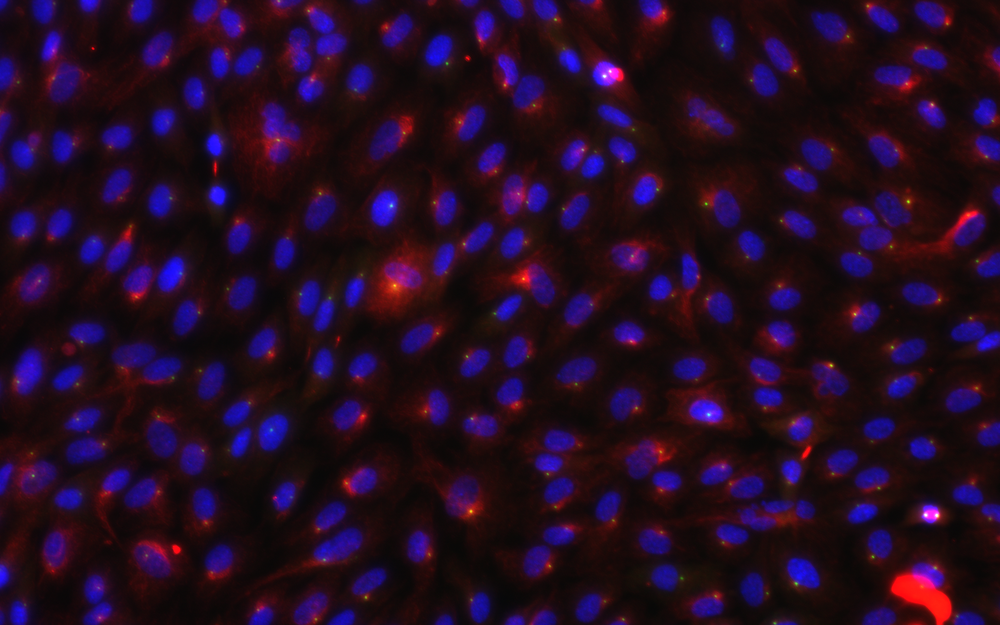
#> input picture IF-images/CiliaFormation/C4_CEP83 KO/C4_CEP83 KO_merged_CH(488, DAPI, 561)_CH.png, 1000 x 625 px, shrunk from 1920 x 1200 before the run, found by its file name
$ python test_coloc.py
#> lines starting #> are read from the running program, lines starting #| are printed output that depends on the picture; after the words box and inside, x2 and y2 are one past the last pixel; in counts of white or black regions, pixels touching at a corner belong together
### image_core/colocalization/metrics.py
import cv2
import numpy as np

def calculate_colocalization(image_path):
    img = cv2.imread(image_path)
#> img is the input picture: shape (625, 1000, 3); mean B, G, R 36.1, 11.5, 35.7
    if img is None or img.shape[2] < 2:
        raise ValueError("Image must be RGB with at least 2 channels.")

    red = img[:, :, 2].astype(float)
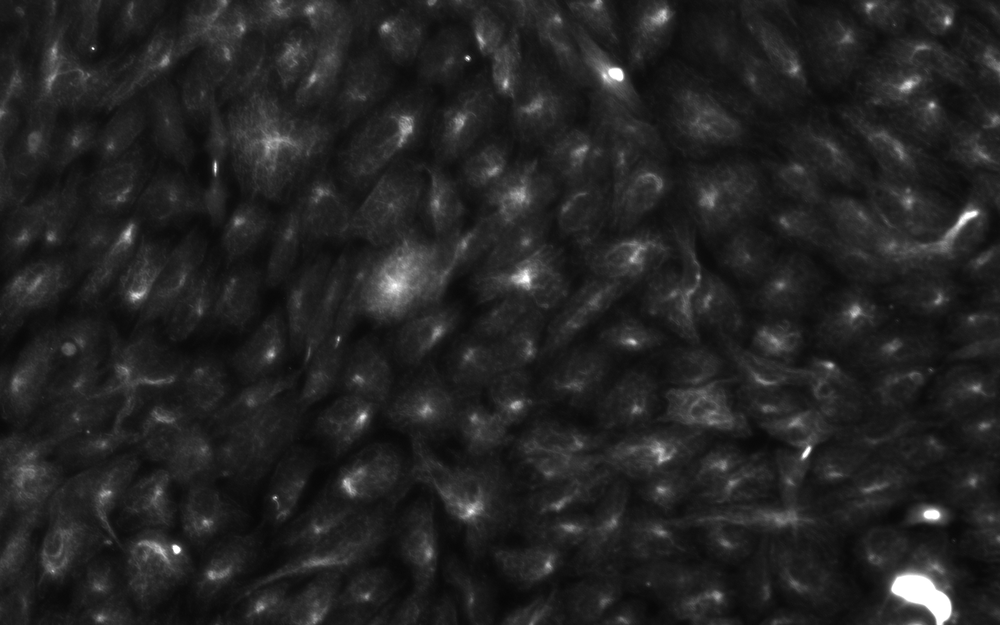
#> red: shape (625, 1000) float64; min 7, max 255, mean 35.7
    green = img[:, :, 1].astype(float)
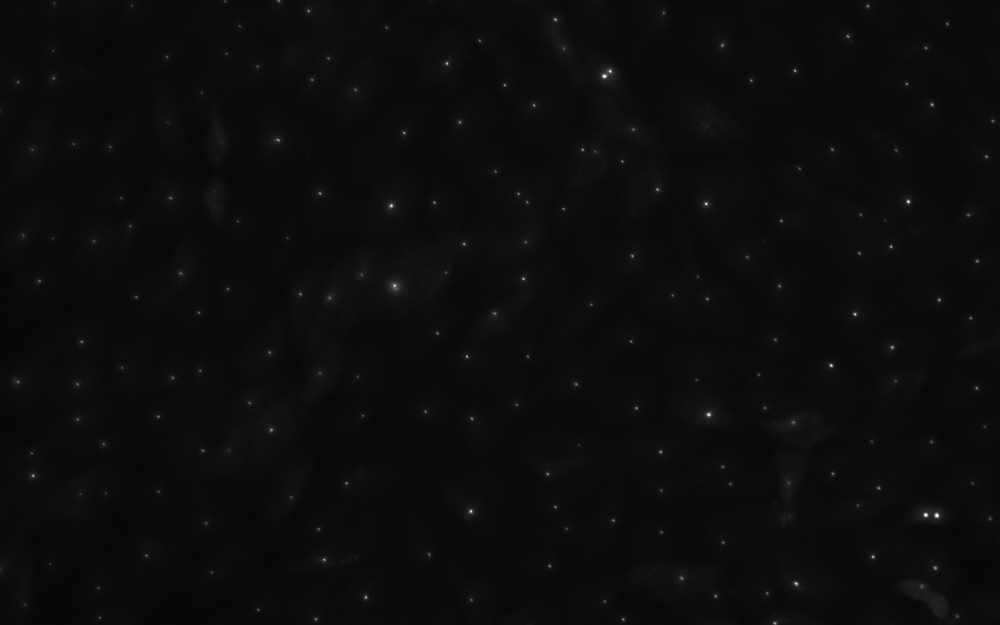
#> green: shape (625, 1000) float64; min 6, max 255, mean 11.5

    # Normalize
    red = (red - np.mean(red)) / np.std(red)
    green = (green - np.mean(green)) / np.std(green)

    # Pearson Correlation
    pearson = np.corrcoef(red.flatten(), green.flatten())[0, 1]
#> pearson = 0.514

    # Jaccard Index (simple threshold)
    _, red_bin = cv2.threshold(red, 0.5, 1, cv2.THRESH_BINARY)
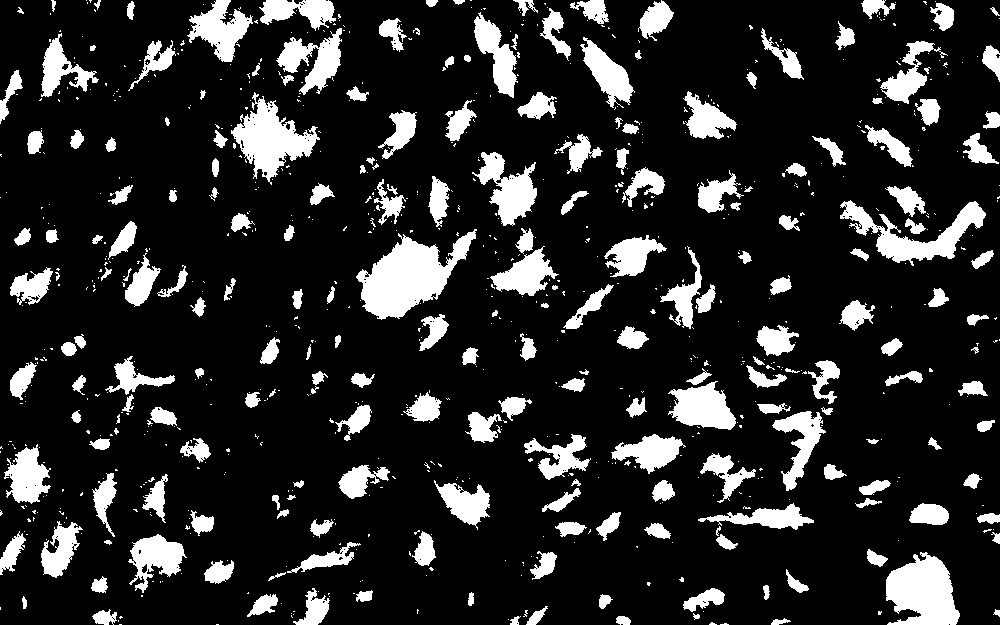
#> red_bin: shape (625, 1000) float64; values 0 (black) and 1 (white), 16% white; 862 white regions (643 under 20 px), largest, box (x1, y1, x2, y2) and area: (356, 229, 477, 320) 5270, (886, 552, 960, 625) 3779, (231, 92, 320, 185) 3510
    _, green_bin = cv2.threshold(green, 0.5, 1, cv2.THRESH_BINARY)
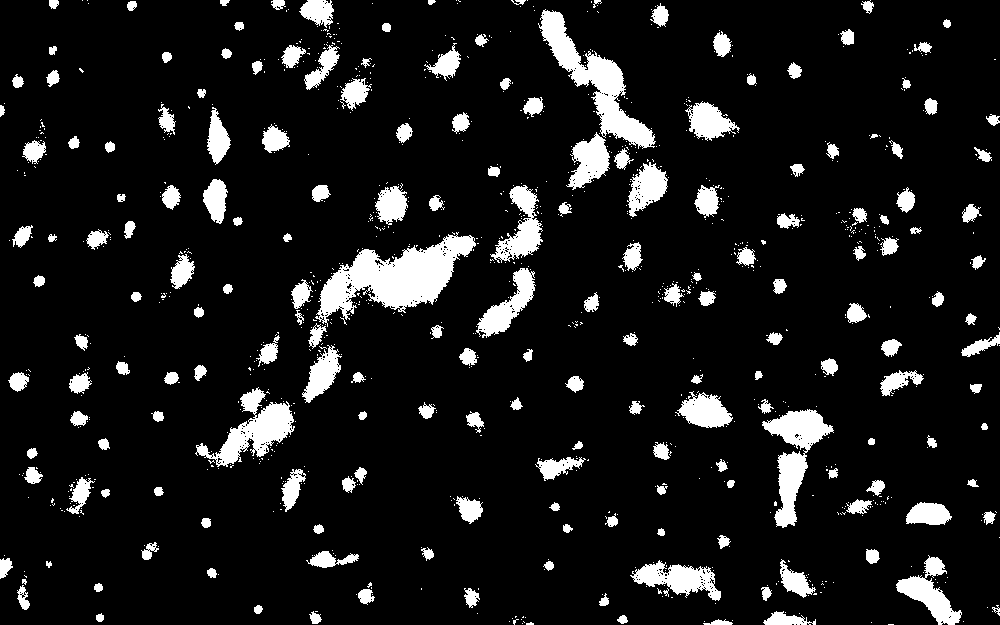
#> green_bin: shape (625, 1000) float64; values 0 (black) and 1 (white), 10.1% white; 993 white regions (802 under 20 px), largest, box (x1, y1, x2, y2) and area: (315, 232, 476, 327) 6494, (538, 9, 656, 149) 4395, (762, 409, 834, 528) 3192

    overlap = np.logical_and(red_bin, green_bin).sum()
#> overlap = 37087
    union = np.logical_or(red_bin, green_bin).sum()
#> union = 126529

    jaccard = overlap / union if union > 0 else 0
#> jaccard = 0.293

    percent_overlap = 100 * overlap / (red_bin.sum() + 1e-5)
#> percent_overlap = 37


    return {
        "pearson_correlation": round(pearson, 3),
        "jaccard_index": round(jaccard, 3),
        "percent_overlap": round(percent_overlap, 2)
    }

# [21 lines left out: function save_overlay, not called in this run]

### image_core/test_coloc.py
from colocalization.metrics import calculate_colocalization

result = calculate_colocalization(r"C:\Users\Ifeanyi Enekwa\Web dev projects\ciliasync\IF-images\CiliaFormation\C4_CEP83 KO\C4_CEP83 KO_merged_CH(488, DAPI, 561)_CH.png")
#> result = {'pearson_correlation': 0.514, 'jaccard_index': 0.293, 'percent_overlap': 37}
print(result)
#| {'pearson_correlation': 0.514, 'jaccard_index': 0.293, 'percent_overlap': 37.0}
